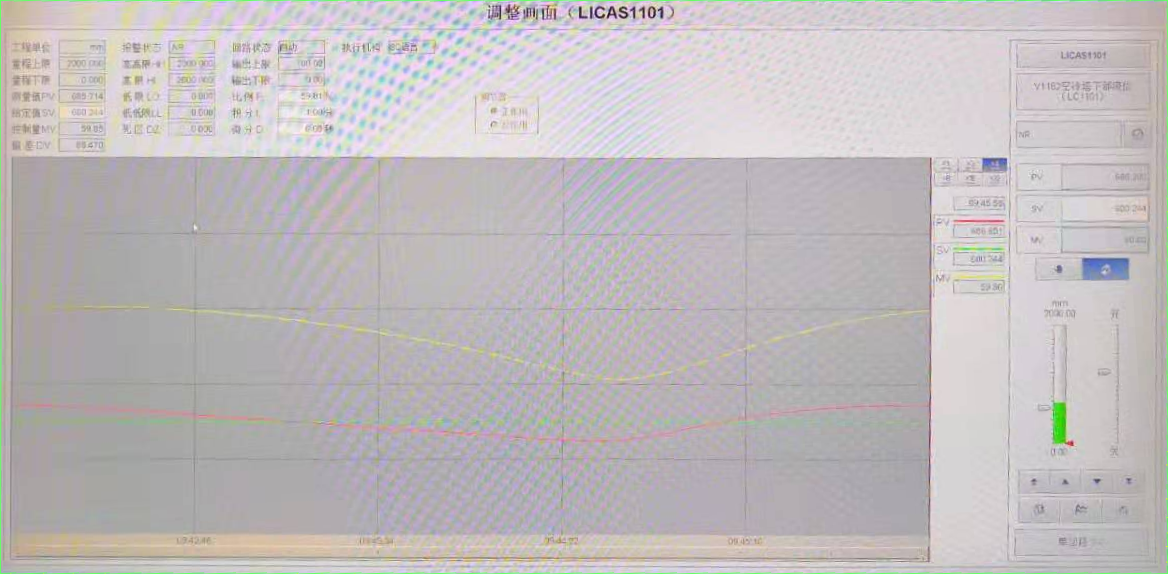
#> input picture 2.png, 1168 x 574 px
$ python test6.py
#> lines starting #> are read from the running program, lines starting #| are printed output that depends on the picture; after the words box and inside, x2 and y2 are one past the last pixel; in counts of white or black regions, pixels touching at a corner belong together
#
import math
import cv2 as cv
import numpy as np
import matplotlib.pyplot as plt

dir = "2.png"

image = cv.imread(dir)
#> image is the input picture: shape (574, 1168, 3); mean B, G, R 189.2, 187.7, 192.4

class Config:
    def __init__(self):
        pass

    min_area = 1000
    min_contours = 8
    threshold_thresh = 50
    epsilon_start = 50
    epsilon_step = 10

#局部阈值
def local_threshold(image):
    gray = cv.cvtColor(image, cv.COLOR_RGB2GRAY)  #把输入图像灰度化
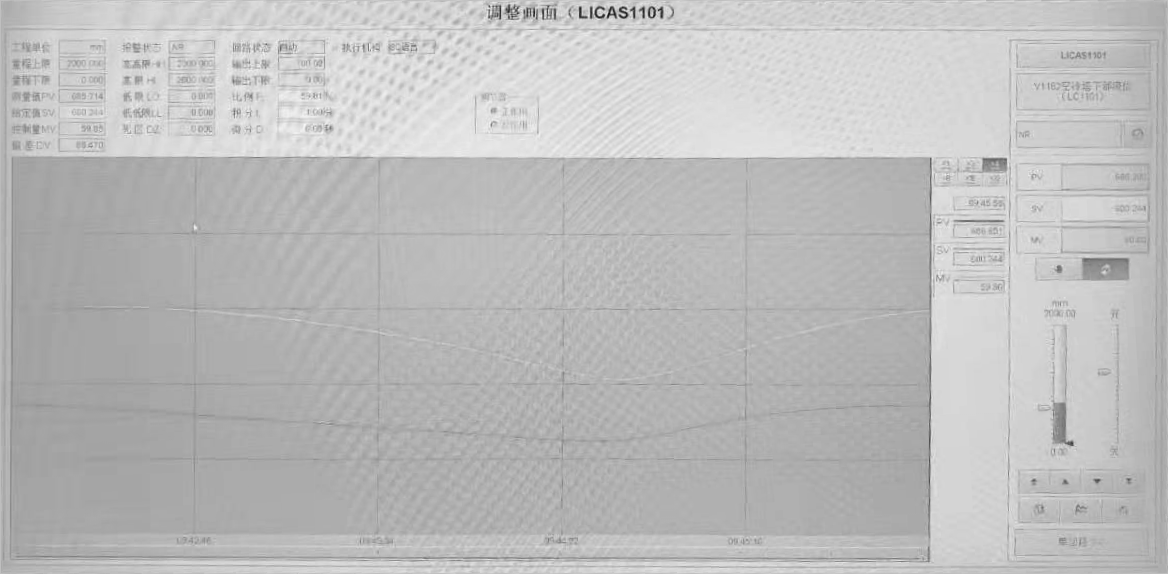
#> gray: shape (574, 1168); min 22, max 250, mean 188.7
    #自适应阈值化能够根据图像不同区域亮度分布，改变阈值
    binary = cv.adaptiveThreshold(gray, 255, cv.ADAPTIVE_THRESH_GAUSSIAN_C,cv.THRESH_BINARY, 25, 10)
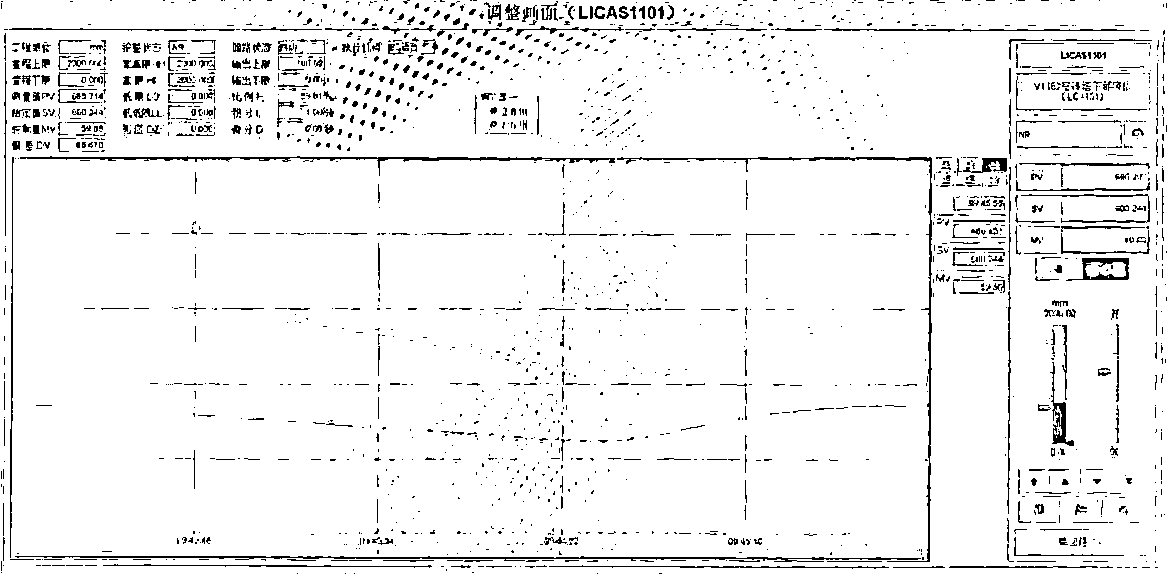
#> binary: shape (574, 1168); 94.4% white; black in thin lines or dots
    return binary

binary = local_threshold(image)
binary = cv.medianBlur(binary, 1)
cv.imwrite("gray.png", binary, [int(cv.IMWRITE_PNG_COMPRESSION), 9])
edges = binary
# edges = cv.Canny(binary,50,200)
plt.subplot(121),plt.imshow(edges,'gray')
plt.xticks([]),plt.yticks([])
#hough transform
lines = cv.HoughLinesP(edges,1,np.pi/180,30,minLineLength=60,maxLineGap=10)
#> lines = 825 rows, first 6: [0, 256, 1167, 400], [0, 161, 1167, 181], [0, 88, 1167, 88], [0, 557, 1167, 434], [0, 237, 1167, 257], [0, 473, 1167, 412]
lines1 = lines[:,0,:]#提取为二维
#> lines1 has the same summary as lines
for x1,y1,x2,y2 in lines1[:]:
    cv.line(image,(x1,y1),(x2,y2),(255,0,0),1)
#> this loop made 825 passes
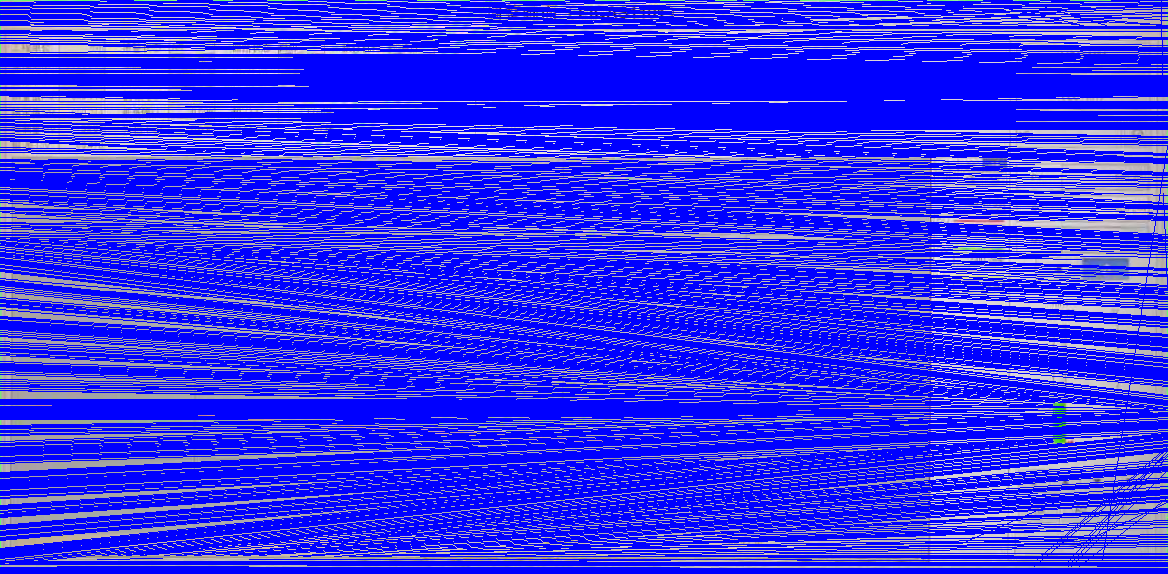
#> image: shape (574, 1168, 3); mean B, G, R 236.8, 48.6, 49.8

plt.subplot(122),plt.imshow(image,)
plt.xticks([]),plt.yticks([])
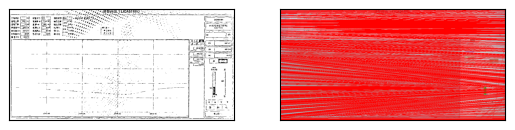
#> figure drawn by matplotlib, 2 panels; B, G, R data is drawn as R, G, B

$ run again, with 3.jpg saved as 2.png
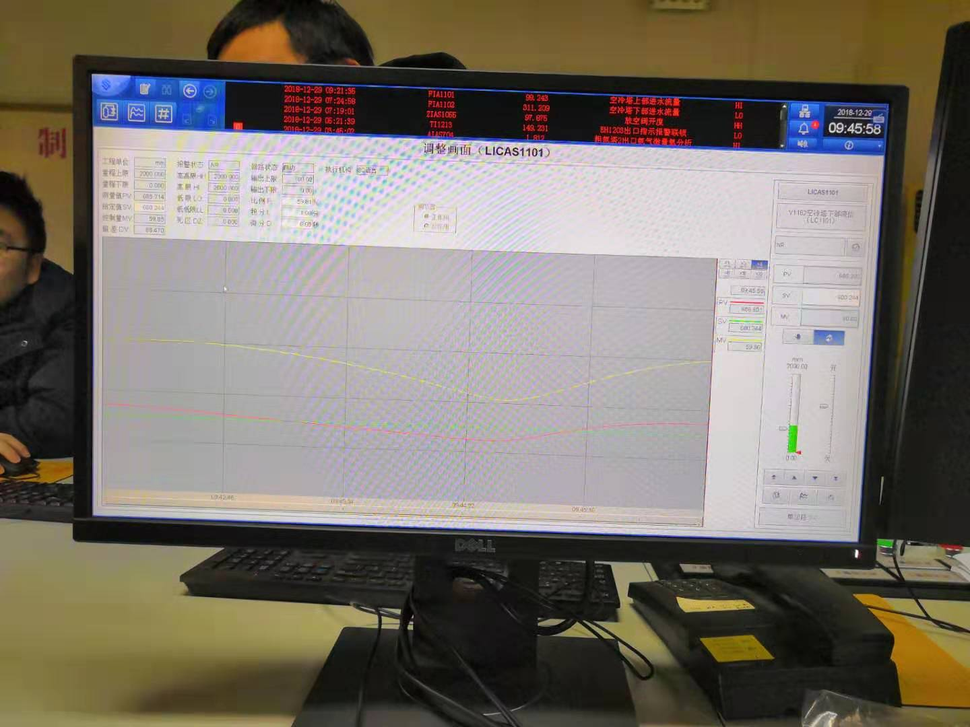
#> input picture 3.jpg, 970 x 727 px, shrunk from 1440 x 1080 before the run
#> image is the input picture: shape (727, 970, 3); mean B, G, R 106.3, 115.2, 122
#> in local_threshold, `binary = cv.adaptiveThreshold(gray, 255, cv.ADAPTIVE_THRESH_GAUSSIAN_C..`:
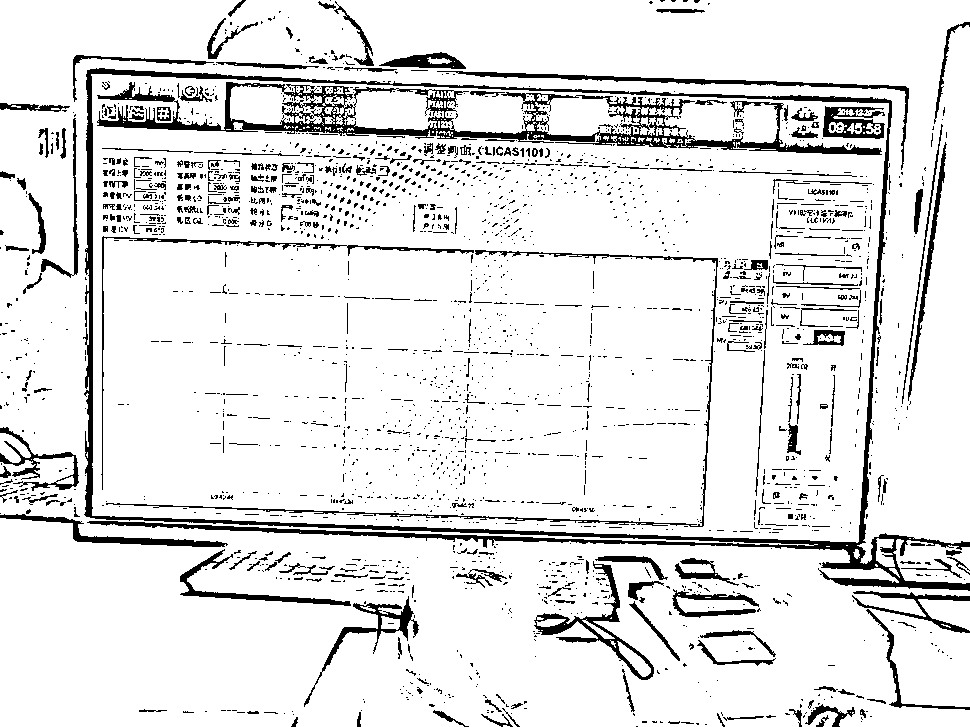
#> binary: shape (727, 970); 89.5% white; 2450 black regions (2091 under 20 px), largest, box (x1, y1, x2, y2) and area: (83, 68, 970, 591) 15446, (97, 82, 882, 155) 10435, (106, 250, 718, 527) 2301
#> lines = 1497 rows, first 6: [47, 726, 773, 0], [118, 726, 954, 0], [98, 726, 824, 0], [57, 726, 783, 0], [0, 716, 716, 0], [101, 726, 827, 0]
#> lines1 has the same summary as lines
#> the loop `for x1,y1,x2,y2 in lines1[:]:` made 1497 passes
#> `plt.xticks([]),plt.yticks([])`:
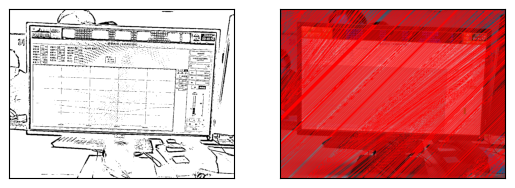
#> figure drawn by matplotlib, 2 panels; B, G, R data is drawn as R, G, B

$ run again, with 4.jpg saved as 2.png
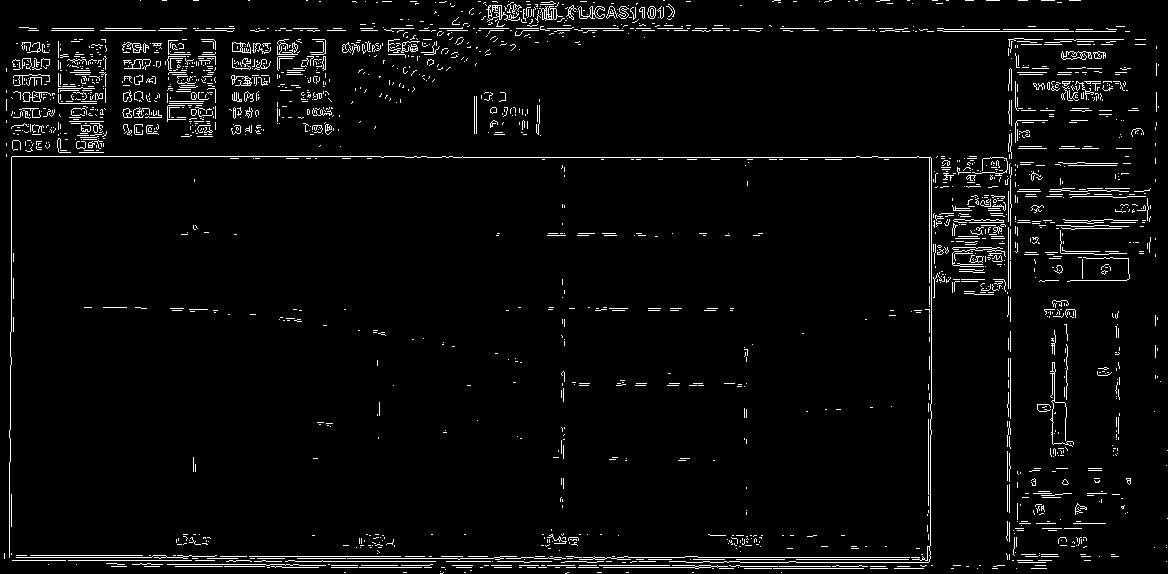
#> input picture 4.jpg, 1168 x 574 px
#> image is the input picture: shape (574, 1168, 3); min 0, max 255, mean 10
#> in local_threshold, `binary = cv.adaptiveThreshold(gray, 255, cv.ADAPTIVE_THRESH_GAUSSIAN_C..`:
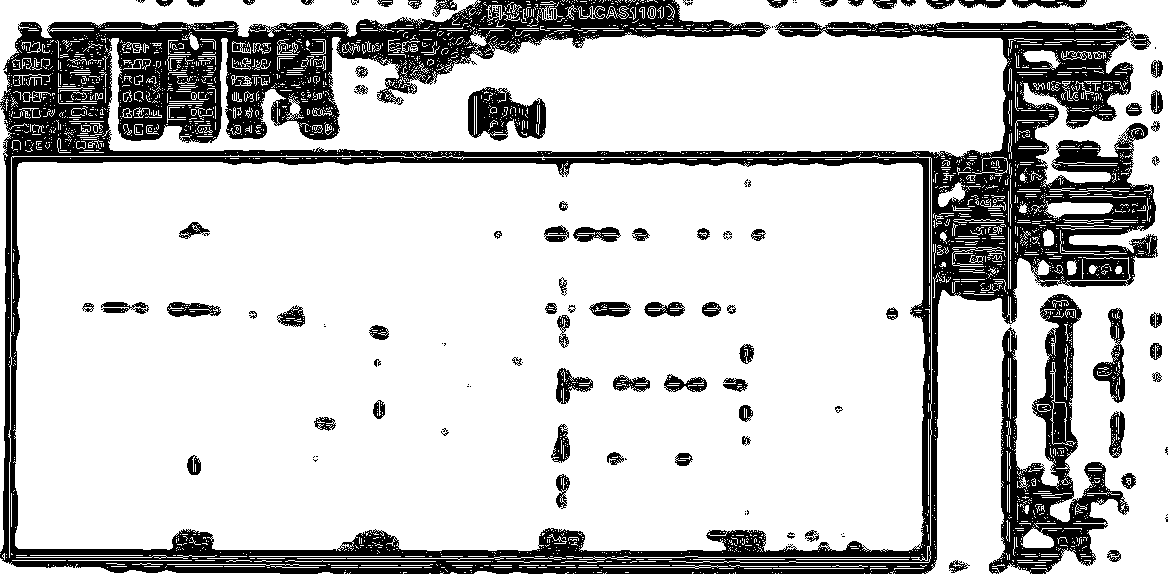
#> binary: shape (574, 1168); 78.2% white; 140 black regions (62 under 20 px), largest, box (x1, y1, x2, y2) and area: (0, 0, 1158, 574) 117062, (989, 294, 1129, 574) 13036, (468, 87, 546, 141) 2638
#> lines = 1537 rows, first 6: [241, 163, 647, 303], [0, 539, 677, 456], [0, 445, 556, 386], [0, 231, 1007, 520], [0, 162, 595, 310], [605, 316, 1052, 411]
#> lines1 has the same summary as lines
#> the loop `for x1,y1,x2,y2 in lines1[:]:` made 1537 passes
#> `plt.xticks([]),plt.yticks([])`:
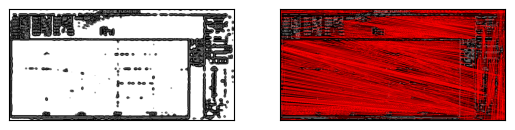
#> figure drawn by matplotlib, 2 panels; B, G, R data is drawn as R, G, B
